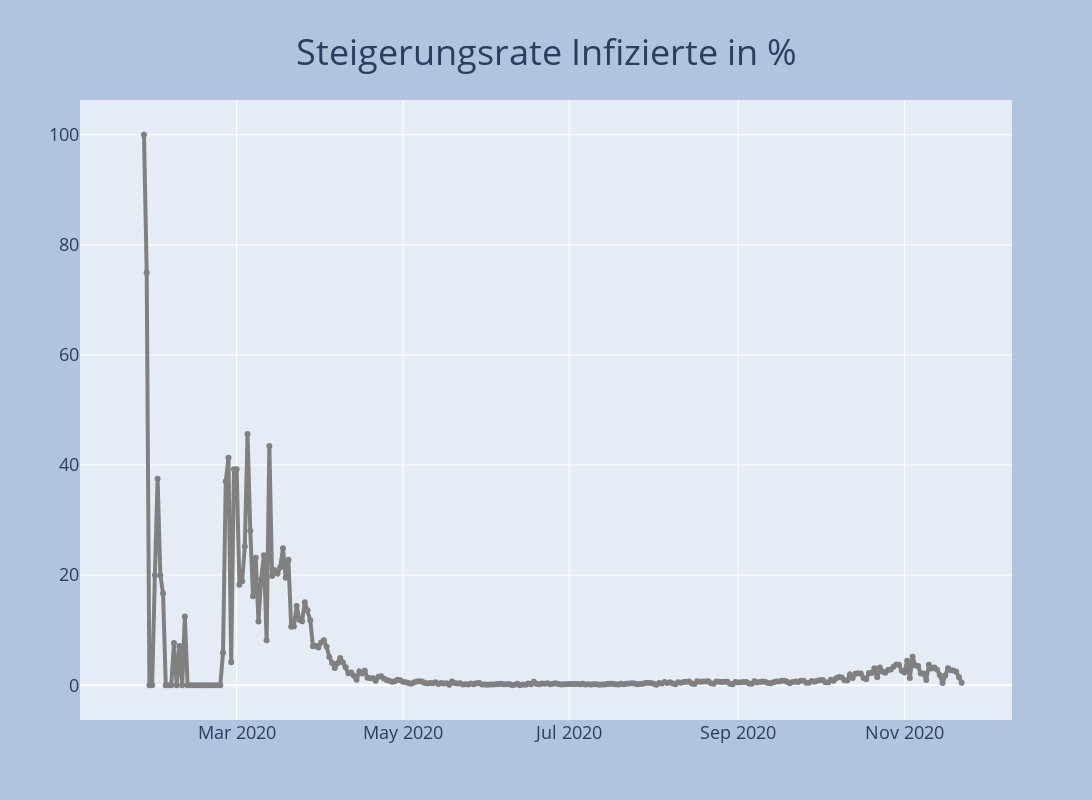

Notebook source saved alongside this figure:
### Code cell
fig = go.Figure()
fig.add_trace(go.Scatter(x=df.datum, y=df.proz_steig_infiziert,line=dict(color='grey', width=4), mode='lines+markers'))
fig = plot_layout(fig, 'Steigerungsrate Infizierte in %')
fig.show()

### Figure 1 — Plotly figure (JSON) as saved in the notebook; plotly's stock layout.template omitted (floating-point values rounded to 4 significant figures; data arrays with more than 128 entries replaced by an {"elided": "..."} marker saying what was removed)
{"data": [{"line": {"color": "grey", "width": 4}, "mode": "lines+markers", "type": "scatter", "x": {"elided": "306 str values"}, "y": {"elided": "306 float values"}}], "layout": {"autosize": false, "height": 800, "hovermode": "x", "legend": {"bgcolor": "lightgray", "font": {"color": "black", "size": 18}, "x": 0.05, "y": 0.95}, "paper_bgcolor": "LightSteelBlue", "title": {"font": {"size": 36}, "text": "Steigerungsrate Infizierte in %", "x": 0.5, "xanchor": "center", "y": 0.95}, "width": 1600, "xaxis": {"tickfont": {"size": 18}}, "yaxis": {"tickfont": {"size": 18}}}}
